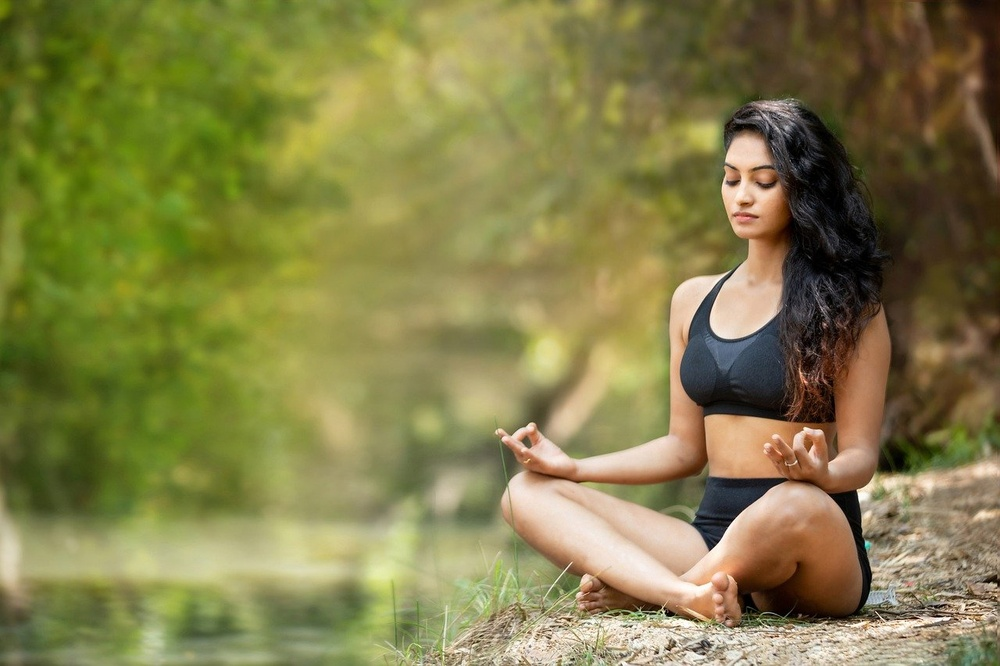
#> input picture photos/darling.jpg, 1000 x 666 px, shrunk from 1280 x 853 before the run, found by its file name
$ jupyter execute Masking.ipynb
#> lines starting #> are read from the running program, lines starting #| are printed output that depends on the picture; after the words box and inside, x2 and y2 are one past the last pixel; in counts of white or black regions, pixels touching at a corner belong together
[cell 1]
import cv2 as cv
import numpy as np

[cell 2]
# using bitwise we perform masking
# masking:u have img u want to use only face than use masking

[cell 3]
img=cv.imread('D:/openCV/photos/darling.jpg')
#> img is the input picture: shape (666, 1000, 3); mean B, G, R 73.2, 126.8, 131.3

[cell 4]
blank=np.zeros(img.shape[:2],dtype='uint8')
cv.imshow("blank",blank)
cv.waitKey(0)

[cell 5]
blank.shape
#> Out = (666, 1000)

[cell 6]
#will draw circle over the blank img and will call mask
# mask=cv.circle(blank,(img.shape[1]//2+100,img.shape[0]//2+56),200,255,-1)
blank=np.zeros(img.shape[:2],dtype='uint8')
mask=cv.circle(blank,(1000,220),150,255,-1)
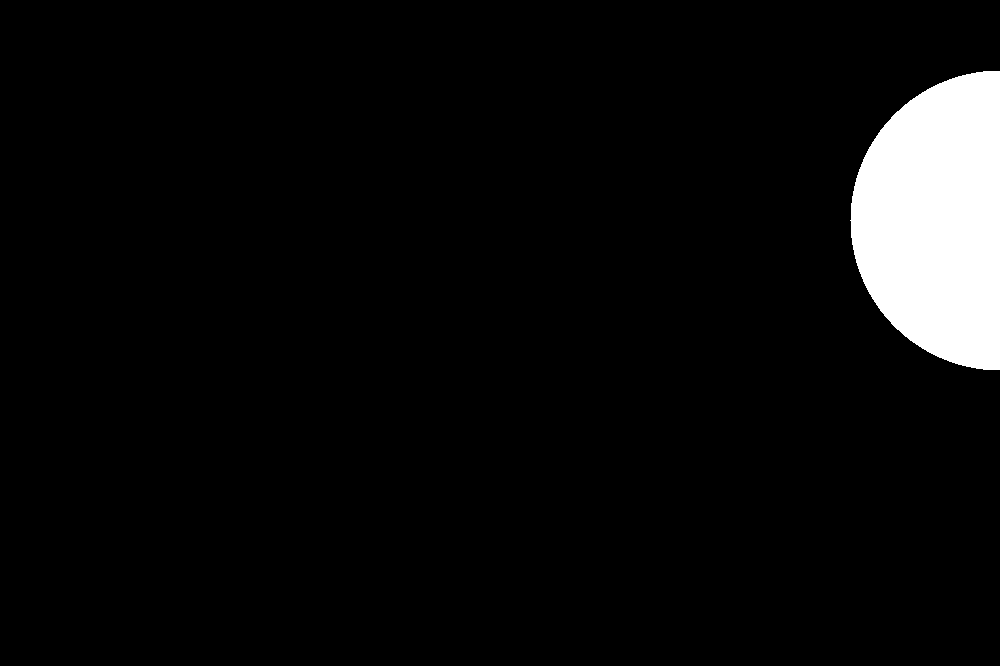
#> blank: shape (666, 1000); 5.3% white; 1 white region, box (x1, y1, x2, y2) and area: (850, 71, 1000, 370) 35190
cv.imshow("mask",mask)
cv.waitKey(0)

[cell 7]
masked=cv.bitwise_and(img,img,mask=mask)
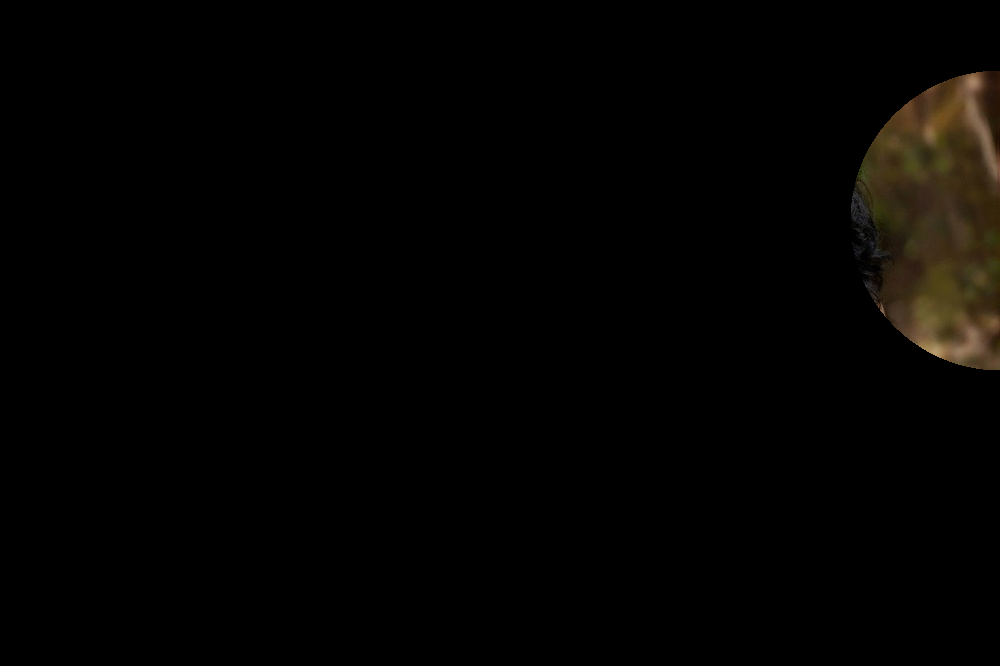
#> masked: shape (666, 1000, 3); mean B, G, R 1.5, 2.8, 3.7
cv.imshow("masked",masked)
cv.waitKey(0)

$ run again, with photos/bhai.jpg copied over photos/darling.jpg
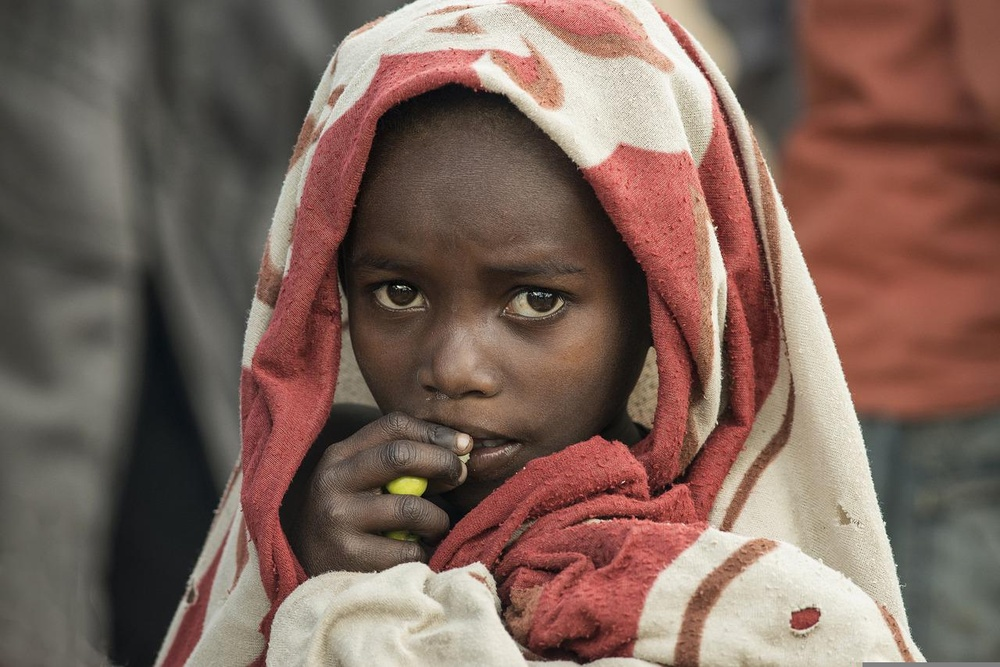
#> input picture photos/bhai.jpg, 1000 x 667 px, shrunk from 1280 x 854 before the run, found by its file name
#> img is the input picture: shape (667, 1000, 3); mean B, G, R 90.5, 100.1, 124.8
#> blank: shape (667, 1000); 5.3% white; 1 white region, box (x1, y1, x2, y2) and area: (850, 71, 1000, 370) 35190
#> `masked=cv.bitwise_and(img,img,mask=mask)`:
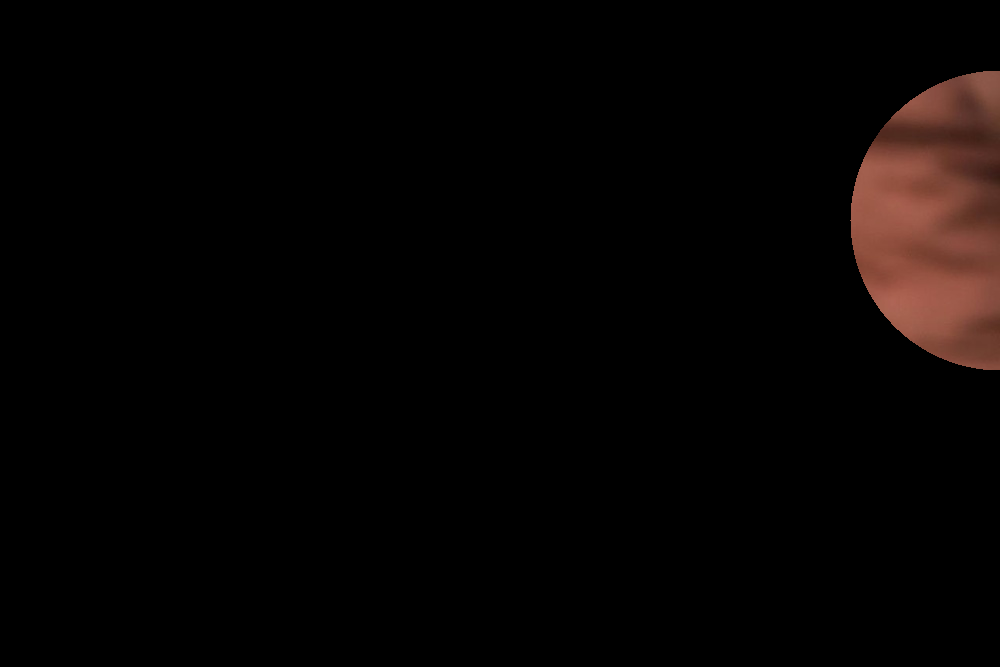
#> masked: shape (667, 1000, 3); mean B, G, R 3.1, 3.8, 6.8
